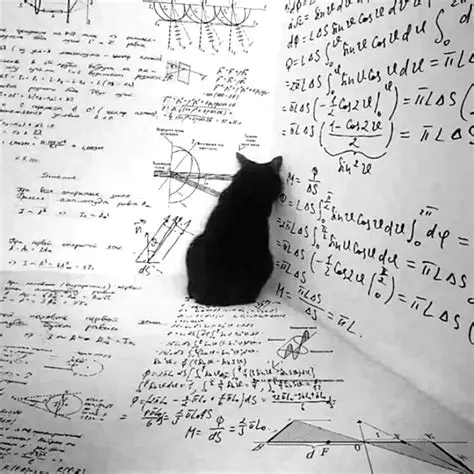
#> input picture schrodinger_cat.webp, 474 x 474 px, found by its file name
$ jupyter execute PCD_Assignment03.ipynb
#> lines starting #> are read from the running program, lines starting #| are printed output that depends on the picture
# Nama : Erdizah Ghodi Al Haidar
# NIM  : 24/537670/PA/22787
# Kelas: KOM

Akan dibuat fungsi untuk konversi gambar untuk disimpan dalam bentuk list 2D.

[cell 1]
from PIL import Image
import matplotlib.pyplot as plt
import random
import math

# ==== BASIC IMAGE CONVERSION ====
def img_to_gray_list(path_or_pil):
#> called with path_or_pil = '/content/schrodinger_cat.webp'
    if isinstance(path_or_pil, Image.Image):
        img = path_or_pil.convert('L')
    else:
        img = Image.open(path_or_pil).convert('L')
    w, h = img.size
#> w = 474; h = 474
    pixels = list(img.getdata())
#> pixels = 224676 items
    arr = [pixels[i*w:(i+1)*w] for i in range(h)]
#> arr = 474 items
    return arr, w, h

def list_to_img(bin_or_gray, mode='L'):
    h = len(bin_or_gray)
    w = len(bin_or_gray[0])
    flat = []
    if mode == 'L':
        for row in bin_or_gray:
            flat.extend([int(max(0,min(255,p))) for p in row])
    elif mode == '1':
        for row in bin_or_gray:
            flat.extend([255 if p else 0 for p in row])
    img = Image.new('L', (w, h))
    img.putdata(flat)
    return img

def show_images_grid(images, titles=None, figsize=(12,8), cmap='gray'):
    n = len(images)
    cols = min(3, n)
    rows = (n + cols - 1) // cols
    plt.figure(figsize=figsize)
    for i, im in enumerate(images):
        plt.subplot(rows, cols, i+1)
        if isinstance(im, Image.Image):
            plt.imshow(im, cmap=cmap)
        else:
            plt.imshow(list_to_img(im), cmap=cmap)
        if titles:
            plt.title(titles[i])
        plt.axis('off')
    plt.tight_layout()
    plt.show()

# Load dan Konversi Gambar

Gambar diubah menjadi grayscale dan disimpan dalam bentuk list 2D agar bisa diproses tanpa library eksternal.

[cell 2]
# Load grayscale
img_path = "/content/schrodinger_cat.webp"
gray_list, w, h = img_to_gray_list(img_path)
#> gray_list = 474 items; h = 474
show_images_grid([gray_list], ["Grayscale Image"])

# Segmentasi

Empat metode segmentasi digunakan:

Thresholding: Pisahkan piksel berdasarkan nilai ambang.

[cell 3]
def threshold(img_list, T=128):
#> called with T = 128
    h = len(img_list)
#> h = 474
    w = len(img_list[0])
    result = [[255 if img_list[y][x]>T else 0 for x in range(w)] for y in range(h)]
#> result = 474 items
    return result

seg_thresh = threshold(gray_list, 128)
#> seg_thresh = 474 items
show_images_grid([seg_thresh], ["Thresholding Result"])
#> call 2 of show_images_grid, with figsize = (12, 8), cmap = 'gray'
#> in show_images_grid (call 2), `plt.show()`:
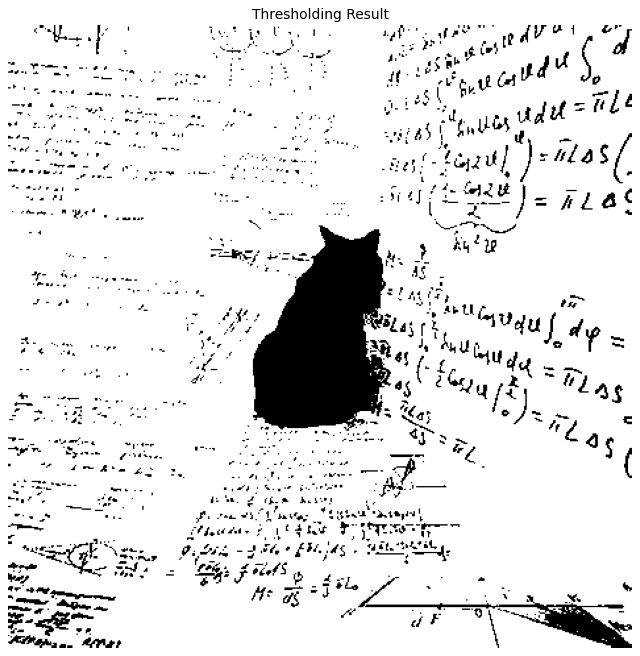
#> figure drawn by matplotlib, 1 panel

Region Growing: Perluasan area berdasarkan kesamaan intensitas.

[cell 4]
def region_grow(img, seed=(50,50), thresh=10):
#> called with seed = (237, 237), thresh = 10
    h = len(img); w = len(img[0])
#> after `h = len(img)`: h = 474
    region = [[0]*w for _ in range(h)]
#> region = 474 items
    visited = [[False]*w for _ in range(h)]
#> visited = 474 items
    stack = [seed]
    seed_val = img[seed[1]][seed[0]]
#> seed_val = 6
    while stack:
        x,y = stack.pop()
        if x<0 or x>=w or y<0 or y>=h or visited[y][x]: continue
        if abs(img[y][x]-seed_val)<=thresh:
            region[y][x]=255
            visited[y][x]=True
            for dx,dy in [(-1,0),(1,0),(0,-1),(0,1)]:
                stack.append((x+dx,y+dy))
#> after the loop, stack = []
    return region

seg_rg = region_grow(gray_list, seed=(w//2,h//2))
#> seg_rg = 474 items
show_images_grid([seg_rg], ["Region Growing Result"])
#> call 3 of show_images_grid, with figsize = (12, 8), cmap = 'gray'
#> in show_images_grid (call 3), `plt.show()`:
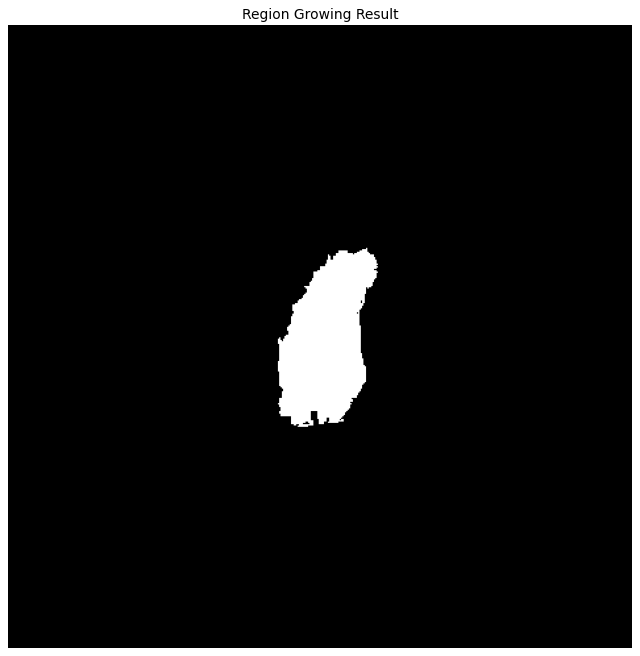
#> figure drawn by matplotlib, 1 panel

Flood Fill: Pewarnaan area dengan batas nilai ambang tertentu.

[cell 5]
def flood_fill(img, seed=(50,50), thresh=15):
#> called with seed = (158, 158), thresh = 15
    h=len(img); w=len(img[0])
#> after `h = len(img)`: h = 474
    result=[[0]*w for _ in range(h)]
#> result = 474 items
    seed_val=img[seed[1]][seed[0]]
#> seed_val = 255
    stack=[seed]
    while stack:
        x,y=stack.pop()
        if x<0 or y<0 or x>=w or y>=h or result[y][x]==255: continue
        if abs(img[y][x]-seed_val)<=thresh:
            result[y][x]=255
            for dx,dy in [(-1,0),(1,0),(0,-1),(0,1)]:
                stack.append((x+dx,y+dy))
#> after the loop, stack = []
    return result

seg_ff = flood_fill(gray_list, seed=(w//3,h//3))
#> seg_ff = 474 items
show_images_grid([seg_ff], ["Flood Fill Result"])
#> call 4 of show_images_grid, with figsize = (12, 8), cmap = 'gray'
#> in show_images_grid (call 4), `plt.show()`:
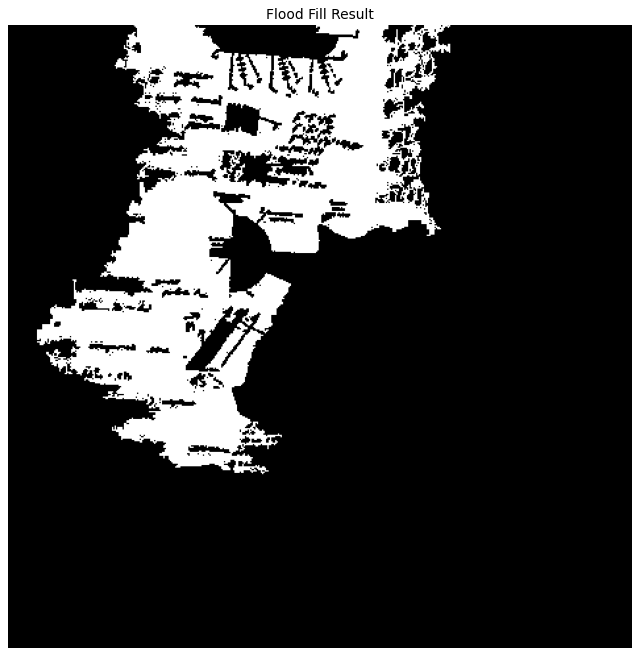
#> figure drawn by matplotlib, 1 panel

K-Means: Clustering intensitas piksel menjadi beberapa kelompok.

[cell 6]
def kmeans_segmentation(img, k=3, max_iter=10):
#> called with k = 3, max_iter = 10
    pixels=[p for row in img for p in row]
#> pixels = 224676 items
    centers=random.sample(pixels, k)
#> centers = [140, 224, 170]
    for _ in range(max_iter):
        clusters=[[] for _ in range(k)]
        for p in pixels:
            idx=min(range(k), key=lambda i: abs(p-centers[i]))
            clusters[idx].append(p)
        new_centers=[sum(c)/len(c) if c else centers[i] for i,c in enumerate(clusters)]
        if all(abs(new_centers[i]-centers[i])<1 for i in range(k)): break
        centers=new_centers
#> this loop made 5 passes
#> centers on passes 1 to 4: [85.02, 229.6, 181.3], [63.71, 233.8, 181.8], [54.82, 235.1, 181.4], [50.95, 235.7, 181.4]
#> new_centers on pass 5: [50.08, 235.7, 181.2]
    seg=[]
    for row in img:
        seg_row=[]
        for p in row:
            idx=min(range(k), key=lambda i: abs(p-centers[i]))
            seg_row.append(int(255*idx/(k-1)))
        seg.append(seg_row)
#> after the loop, seg = 474 items
    return seg

seg_kmeans=kmeans_segmentation(gray_list, k=3)
#> seg_kmeans = 474 items
show_images_grid([seg_kmeans], ["K-Means Segmentation"])
#> in show_images_grid (call 5), `plt.show()`:
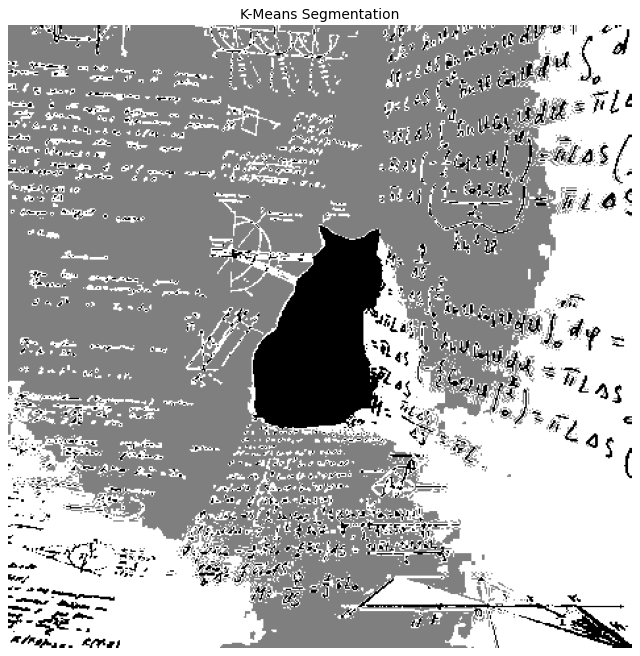
#> figure drawn by matplotlib, 1 panel

# Operasi Morfologi

Empat operasi diterapkan pada hasil segmentasi:

Dilation: Memperbesar area objek.

Erosion: Mengecilkan area objek.

Opening: Menghapus noise kecil di luar objek (Erosion → Dilation).

Closing: Menutup lubang kecil di dalam objek (Dilation → Erosion).

[cell 7]
# ==== MORPHOLOGICAL OPERATIONS ====
se = [[1,1,1],[1,1,1],[1,1,1]]

def dilation(img, se):
    h, w = len(img), len(img[0])
#> h = 474
    out = [[0]*w for _ in range(h)]
#> out = 474 items
    for y in range(1,h-1):
        for x in range(1,w-1):
            if any(img[y+dy-1][x+dx-1]==255 and se[dy][dx] for dy in range(3) for dx in range(3)):
                out[y][x]=255
    return out

def erosion(img, se):
    h, w = len(img), len(img[0])
    out = [[0]*w for _ in range(h)]
    for y in range(1,h-1):
        for x in range(1,w-1):
            if all((not se[dy][dx]) or img[y+dy-1][x+dx-1]==255 for dy in range(3) for dx in range(3)):
                out[y][x]=255
    return out

def opening(img, se): return dilation(erosion(img, se), se)
def closing(img, se): return erosion(dilation(img, se), se)

[cell 8]
# Apply morphological operations to threshold segmentation
th_dil = dilation(seg_thresh, se)
#> th_dil = 474 items
th_ero = erosion(seg_thresh, se)
#> in erosion, `h, w = len(img), len(img[0])`: h = 474
#> in erosion, `out = [[0]*w for _ in range(h)]`: out = 474 items
#> th_ero = 474 items
th_open = opening(seg_thresh, se)
#> th_open = 474 items
th_close = closing(seg_thresh, se)
#> th_close = 474 items

show_images_grid(
    [seg_thresh, th_dil, th_ero, th_open, th_close],
    ["Threshold RAW", "Dilation", "Erosion", "Opening", "Closing"],
    figsize=(15,6)
)
#> in show_images_grid (call 6), `plt.show()`:
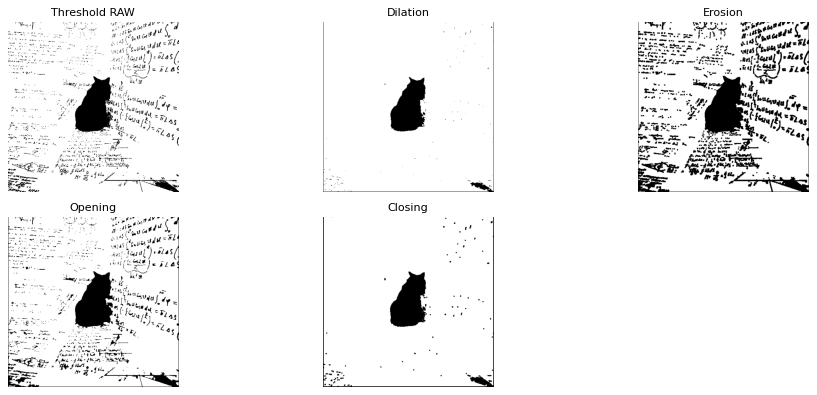
#> figure drawn by matplotlib, 5 panels

Threshold RAW:
Masih banyak noise dari tulisan di dinding; objek kucing terlihat tapi background berantakan.

Dilation:
Kucing solid, background paling bersih; ini hasil paling stabil dan rapi di antara semuanya.

Erosion:
Kucing sedikit menyusut, tapi noise di background muncul lagi; hasilnya kasar.

Opening:
Noise kecil hilang tanpa merusak bentuk kucing; hasil lebih halus tapi background masih agak ramai.

Closing:
Noise di sekitar hilang banyak; hasil lebih bersih tapi masih terlihat noise.

[cell 9]
rg_dil = dilation(seg_rg, se)
#> rg_dil = 474 items
rg_ero = erosion(seg_rg, se)
#> rg_ero = 474 items
rg_open = opening(seg_rg, se)
#> rg_open = 474 items
rg_close = closing(seg_rg, se)
#> rg_close = 474 items

show_images_grid(
    [seg_rg, rg_dil, rg_ero, rg_open, rg_close],
    ["Region Growing RAW", "Dilation", "Erosion", "Opening", "Closing"],
    figsize=(15,6)
)
#> in show_images_grid (call 7), `plt.show()`:
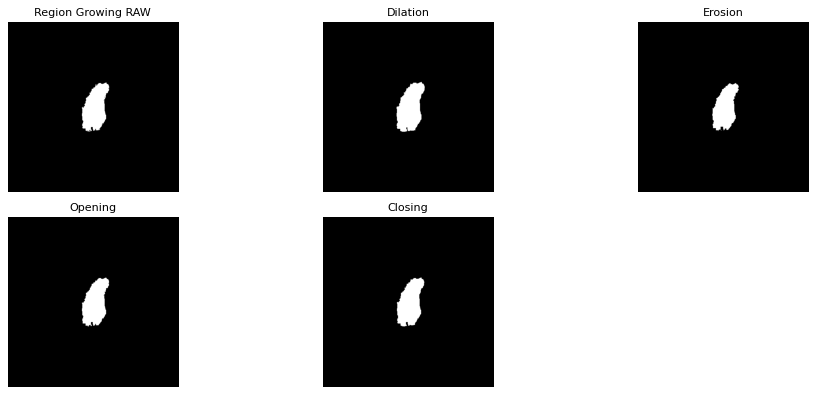
#> figure drawn by matplotlib, 5 panels

Region Growing RAW:
Objek utama (kucing) berhasil terisolasi dengan baik, bentuknya halus dan noise hampir gak ada.

Dilation:
Objek sedikit membesar, batas luar lebih tegas. Cocok buat menutup celah kecil di tepi objek.

Erosion:
Objek mengecil sedikit, bagian halus di pinggir mulai hilang.

Opening:
Hasil tetap bersih seperti aslinya, tapi ujung objek jadi sedikit lebih halus. Bagus untuk menghapus noise kecil tanpa ubah bentuk besar.

Closing:
Celah-celah kecil di permukaan tertutup rapat. Hasilnya paling solid dan tegas di antara semua operasi.

[cell 10]
ff_dil = dilation(seg_ff, se)
#> ff_dil = 474 items
ff_ero = erosion(seg_ff, se)
#> ff_ero = 474 items
ff_open = opening(seg_ff, se)
#> ff_open = 474 items
ff_close = closing(seg_ff, se)
#> ff_close = 474 items

show_images_grid(
    [seg_ff, ff_dil, ff_ero, ff_open, ff_close],
    ["Flood Fill RAW", "Dilation", "Erosion", "Opening", "Closing"],
    figsize=(15,6)
)
#> in show_images_grid (call 8), `plt.show()`:
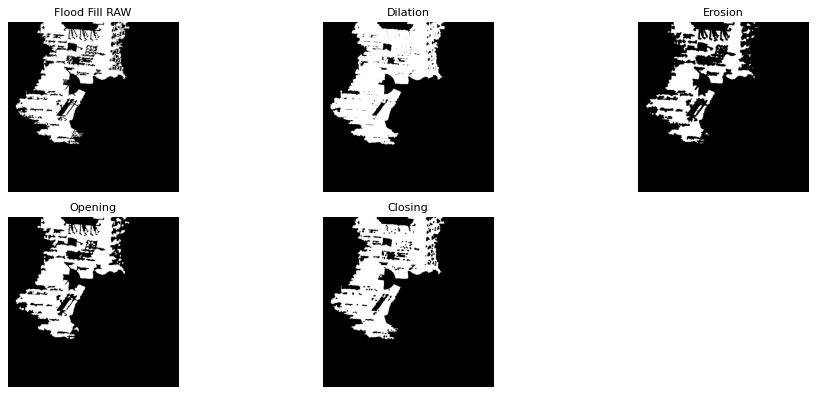
#> figure drawn by matplotlib, 5 panels

Flood Fill RAW:
Citra berhasil menyorot area utama, tapi masih banyak bagian tulisan yang ikut keambil — segmentation-nya terlalu lebar.

Dilation:
Area putih (region) makin meluas dan saling menyatu, menyebabkan batas objek makin kabur.

Erosion:
Area putih menyusut, beberapa bagian objek jadi hilang, tapi noise agak berkurang.

Opening:
Noise kecil dihapus cukup efektif, meski beberapa detail objek ikut terkikis.

Closing:
Lubang-lubang kecil di dalam area putih tertutup, hasilnya lebih solid dan menyatu rapi dibanding versi awal.

[cell 11]
km_dil = dilation(seg_kmeans, se)
#> km_dil = 474 items
km_ero = erosion(seg_kmeans, se)
#> km_ero = 474 items
km_open = opening(seg_kmeans, se)
#> km_open = 474 items
km_close = closing(seg_kmeans, se)
#> km_close = 474 items

show_images_grid(
    [seg_kmeans, km_dil, km_ero, km_open, km_close],
    ["K-Means RAW", "Dilation", "Erosion", "Opening", "Closing"],
    figsize=(15,6)
)
#> in show_images_grid (call 9), `plt.show()`:
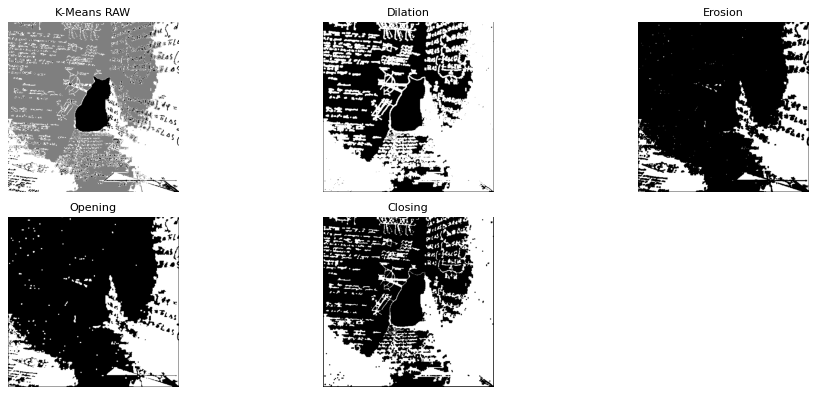
#> figure drawn by matplotlib, 5 panels
